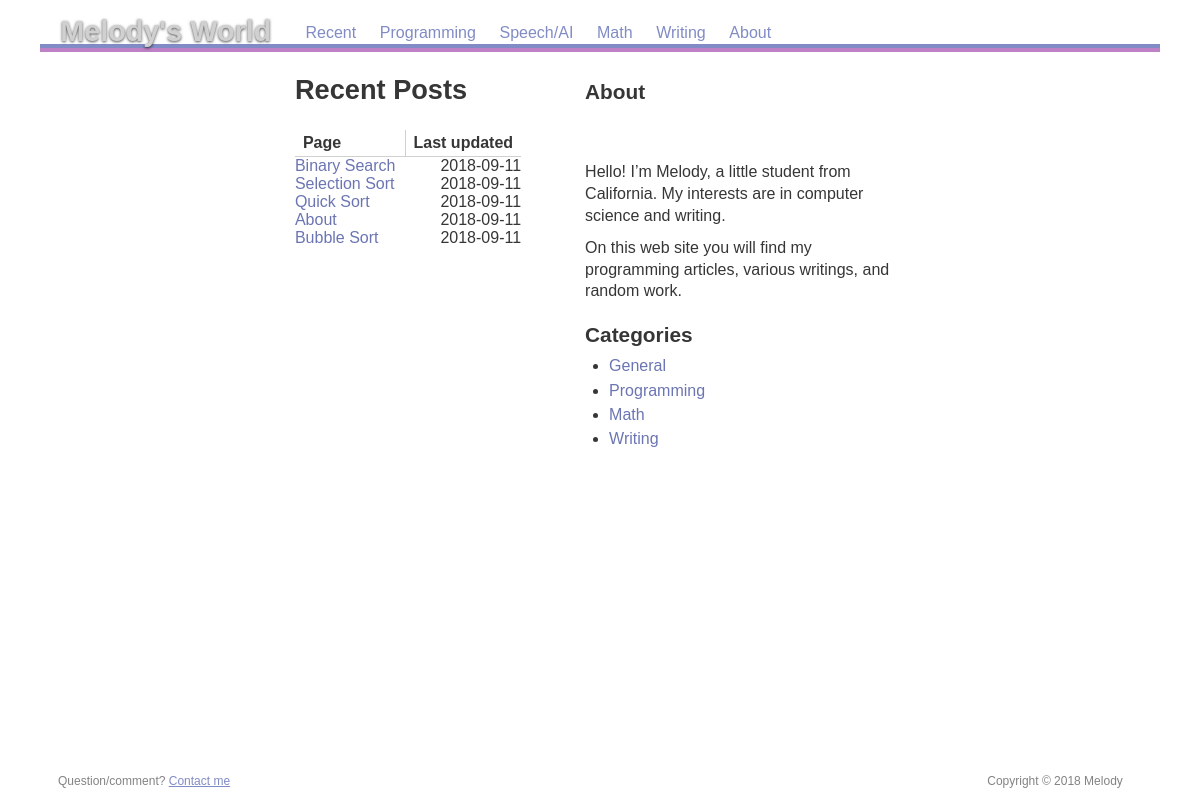
The app's page /recent, older data.
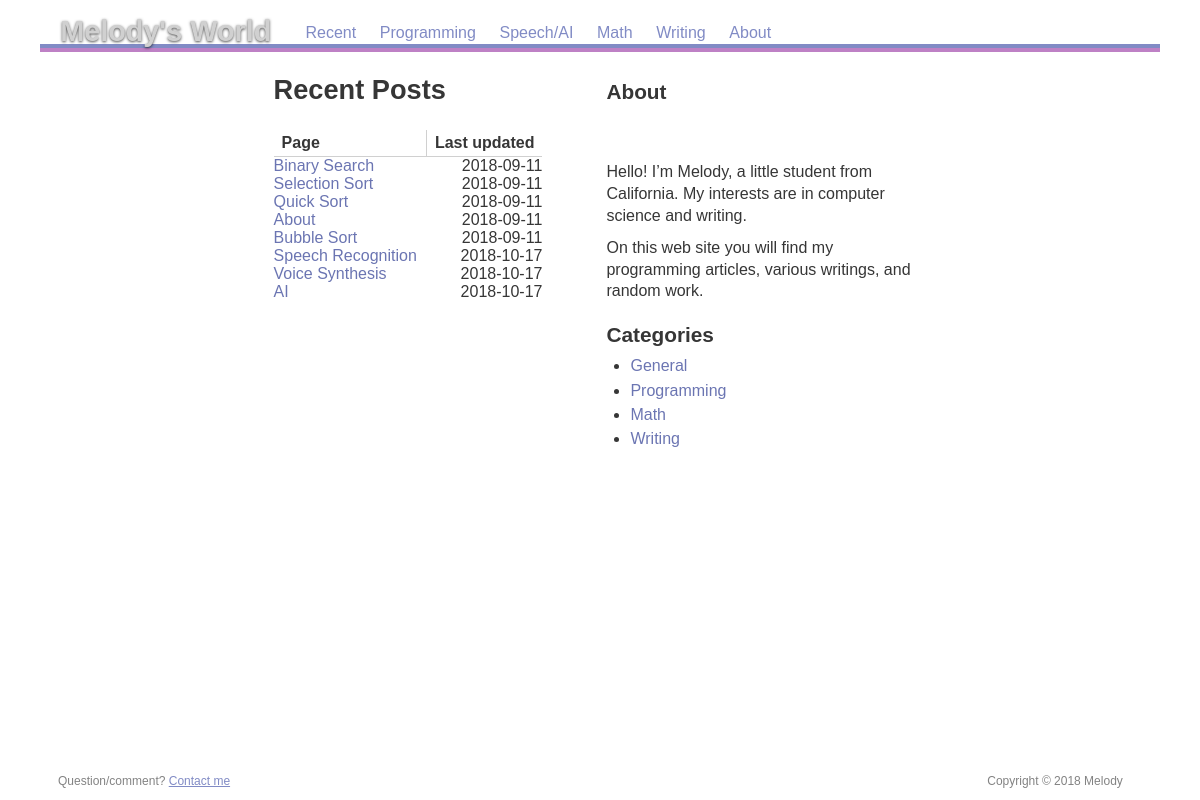
The same page, newer data.
### app/models.py (models this page shows, shortened)
class Post(db.Model):
    __tablename__ = "posts"
    id = db.Column(db.Integer, primary_key=True)
    title = db.Column(db.String, nullable=False)
    slug = db.Column(db.String(255), nullable=False)
    body  = db.Column(db.String,unique=True, nullable=False)
    created_on = db.Column(db.DateTime(), default=datetime.utcnow)
    updated_on = db.Column(db.DateTime(), default=datetime.utcnow, onupdate=datetime.utcnow)
    category_id = db.Column(db.Integer, db.ForeignKey('categories.id'))

### app/__init__.py (the view)
@app.route("/recent")
def recent():
    results = []
    posts_qry = db.session.query(Post)
    articles = posts_qry.all()
    if not articles:
        flash('No posts found!')
        return redirect('/')
    else:
        return render_template('recent.html', posts = articles)

### app/templates/recent.html (shortened to what this page needs)
{% extends "base.html" %}
{% block content %}
<div id="maintable">
	<div>
	<h1>Recent Posts</h1>
	<table id="recentpages">
		<thead>
			<tr>
				<th>Page</th>
				<th>Last updated</th>
			</tr>
		</thead>
		<tbody>
		 {% for post in posts %}
		 <tr><td><a href="/page/{{post.slug}}">{{post.title}}</a></td><td><time>{{post.updated_on.strftime('%Y-%m-%d') }}</time></td></tr>
		 {% endfor %}
		</tbody>
	</table>
</div>
<div>
	<h2>About</h2>
 <br>
  <br>
		<p>Hello! I’m Melody, a little student from California. My interests are in computer science and writing.</p>
		<p>On this web site you will find my programming articles, various writings, and random work.</p>
		<section id="categories">
			<h2>Categories</h2>
			<ul>
				<li><a href="/category/general">General</a></li>
				<li><a href="/category/programming">Programming</a></li>
				<li><a href="/category/math">Math</a></li>
				<li><a href="/category/writing">Writing</a></li>
			</ul>
		</section>
	</div>
</div>
 {% endblock %}

Row changes from the older to the newer data that the page shows:
added Post: title "Speech Recognition", updated_on "2018-10-17"
added Post: title "Voice Synthesis", updated_on "2018-10-17"
added Post: title "AI", updated_on "2018-10-17"
